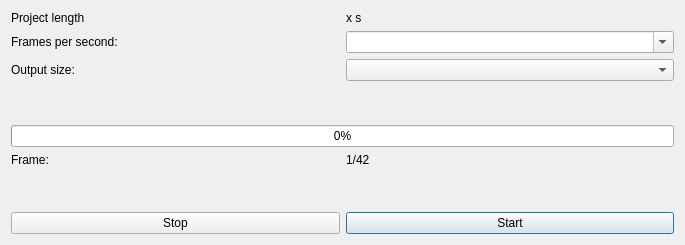
<?xml version="1.0" encoding="UTF-8"?>
<ui version="4.0">
 <class>RenderDialog</class>
 <widget class="QDialog" name="RenderDialog">
  <property name="geometry">
   <rect>
    <x>0</x>
    <y>0</y>
    <width>685</width>
    <height>245</height>
   </rect>
  </property>
  <property name="windowTitle">
   <string>Dialog</string>
  </property>
  <layout class="QGridLayout" name="gridLayout">
   <item row="2" column="0">
    <widget class="QLabel" name="lblcFps">
     <property name="text">
      <string>Frames per second:</string>
     </property>
    </widget>
   </item>
   <item row="2" column="1">
    <widget class="QComboBox" name="comboFps">
     <property name="editable">
      <bool>true</bool>
     </property>
    </widget>
   </item>
   <item row="8" column="1">
    <widget class="QPushButton" name="bStart">
     <property name="text">
      <string>Start</string>
     </property>
    </widget>
   </item>
   <item row="8" column="0">
    <widget class="QPushButton" name="bStop">
     <property name="text">
      <string>Stop</string>
     </property>
    </widget>
   </item>
   <item row="5" column="0" colspan="2">
    <widget class="QProgressBar" name="progressBar">
     <property name="value">
      <number>0</number>
     </property>
    </widget>
   </item>
   <item row="0" column="0">
    <widget class="QLabel" name="lblcLength">
     <property name="text">
      <string>Project length</string>
     </property>
    </widget>
   </item>
   <item row="7" column="0">
    <spacer name="verticalSpacer">
     <property name="orientation">
      <enum>Qt::Vertical</enum>
     </property>
     <property name="sizeHint" stdset="0">
      <size>
       <width>20</width>
       <height>40</height>
      </size>
     </property>
    </spacer>
   </item>
   <item row="4" column="0">
    <spacer name="verticalSpacer_2">
     <property name="orientation">
      <enum>Qt::Vertical</enum>
     </property>
     <property name="sizeHint" stdset="0">
      <size>
       <width>20</width>
       <height>40</height>
      </size>
     </property>
    </spacer>
   </item>
   <item row="6" column="0">
    <widget class="QLabel" name="lblcFrame">
     <property name="text">
      <string>Frame:</string>
     </property>
    </widget>
   </item>
   <item row="6" column="1">
    <widget class="QLabel" name="lblFrame">
     <property name="text">
      <string>1/42</string>
     </property>
    </widget>
   </item>
   <item row="0" column="1">
    <widget class="QLabel" name="lblLength">
     <property name="text">
      <string>x s</string>
     </property>
    </widget>
   </item>
   <item row="3" column="0">
    <widget class="QLabel" name="lblcOutputSize">
     <property name="text">
      <string>Output size:</string>
     </property>
    </widget>
   </item>
   <item row="3" column="1">
    <widget class="QComboBox" name="comboOutputSize"/>
   </item>
  </layout>
 </widget>
 <resources/>
 <connections/>
</ui>
